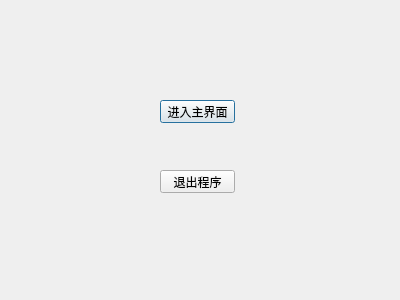
<?xml version="1.0" encoding="UTF-8"?>
<ui version="4.0">
 <class>MyDialog</class>
 <widget class="QDialog" name="MyDialog">
  <property name="geometry">
   <rect>
    <x>0</x>
    <y>0</y>
    <width>400</width>
    <height>300</height>
   </rect>
  </property>
  <property name="windowTitle">
   <string>Dialog</string>
  </property>
  <widget class="QPushButton" name="pushButton">
   <property name="geometry">
    <rect>
     <x>160</x>
     <y>100</y>
     <width>75</width>
     <height>23</height>
    </rect>
   </property>
   <property name="text">
    <string>进入主界面</string>
   </property>
  </widget>
  <widget class="QPushButton" name="pushButton_2">
   <property name="geometry">
    <rect>
     <x>160</x>
     <y>170</y>
     <width>75</width>
     <height>23</height>
    </rect>
   </property>
   <property name="text">
    <string>退出程序</string>
   </property>
  </widget>
 </widget>
 <resources/>
 <connections>
  <connection>
   <sender>pushButton_2</sender>
   <signal>clicked()</signal>
   <receiver>MyDialog</receiver>
   <slot>close()</slot>
   <hints>
    <hint type="sourcelabel">
     <x>222</x>
     <y>183</y>
    </hint>
    <hint type="destinationlabel">
     <x>324</x>
     <y>180</y>
    </hint>
   </hints>
  </connection>
 </connections>
</ui>
